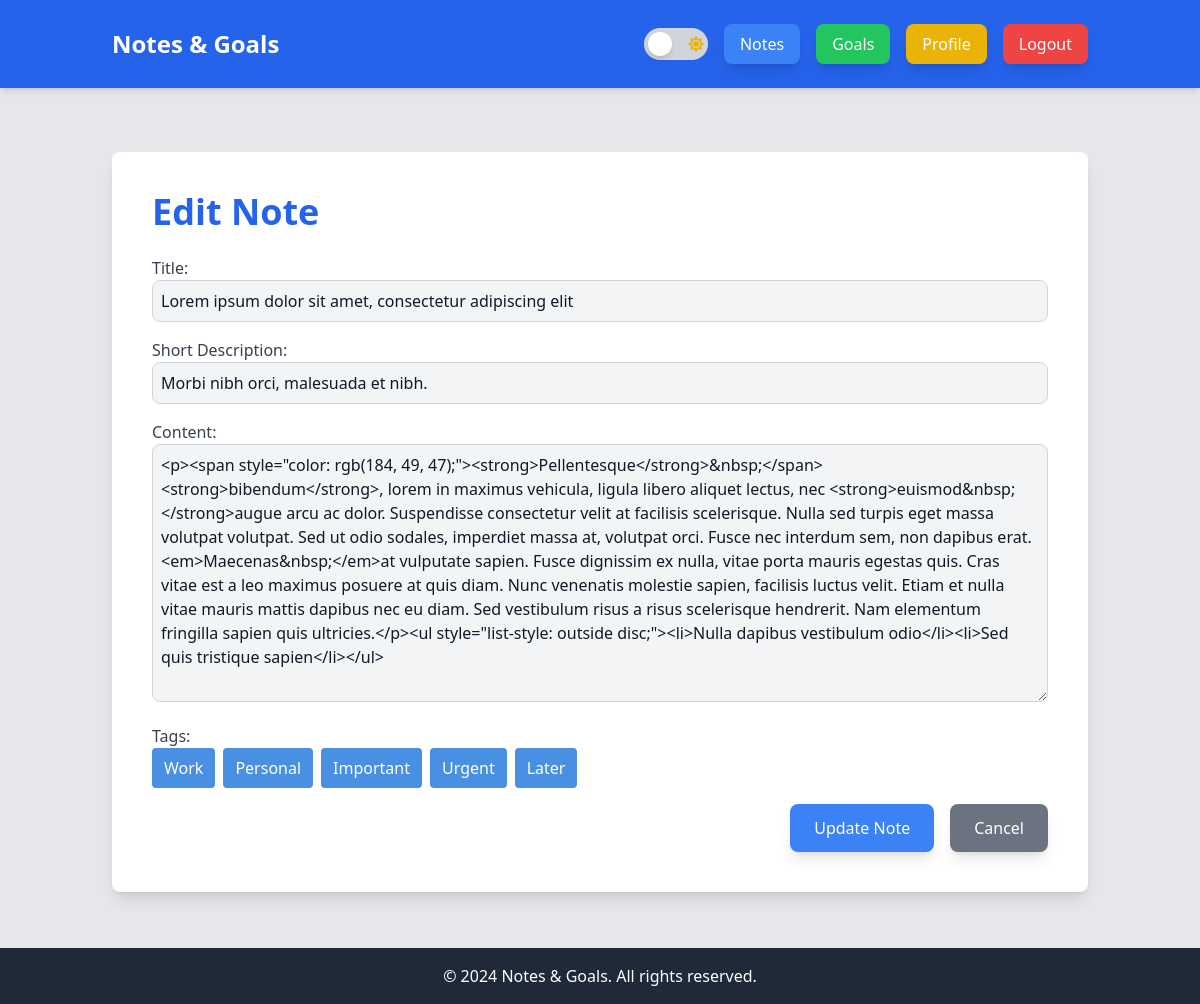
/notes/34/edit/ (signed in), run on the app's committed database.
### notes_app/models.py (models this page shows, shortened)
class Note(models.Model):
    user = models.ForeignKey(User, on_delete=models.CASCADE)
    title = models.CharField(max_length=100)
    description = models.CharField(max_length=100, blank=True, null=True)
    content = models.TextField()
    created_at = models.DateTimeField(auto_now_add=True)
    tags = models.ManyToManyField(Tag, blank=True)

class Tag(models.Model):
    name = models.CharField(max_length=30, unique=True)

### notes_app/views.py (the view)
# urls.py: path('notes/<int:pk>/edit/', views.note_edit, name='note_edit'),
@login_required
def note_edit(request, pk):
    note = get_object_or_404(Note, pk=pk, user=request.user)
    if request.method == "POST":
        form = NoteForm(request.POST, instance=note)
        if form.is_valid():
            note = form.save(commit=False)
            note.user = request.user
            note.save()
            form.save_m2m()  # To save tags
            return redirect("note_list")
        else:
            print(form.errors)  # Debugging form errors
    else:
        form = NoteForm(instance=note)
    return render(request, "notes_app/note_form.html", {"form": form})

### notes_app/forms.py
class NoteForm(forms.ModelForm):
    tags = forms.ModelMultipleChoiceField(
        queryset=Tag.objects.all(), required=False, widget=Select2TagWidget
    )
    class Meta:
        model = Note
        fields = ["title", "description", "content", "tags"]
        widgets = {
            "content": forms.Textarea(attrs={"class": "froala-editor"}),
            "title": forms.TextInput(
                attrs={
                    "maxlength": "100",
                    "class": "form-control",
                    "placeholder": "Title",
                }
            ),
            "description": forms.TextInput(
                attrs={
                    "maxlength": "100",
                    "class": "form-control",
                    "placeholder": "Short Description (optional)",
                }
            ),
        }

### notes_app/templatetags/form_tags.py (called while the page is built)
@register.filter(name='add_class')
def add_class(field, css_class):
    return field.as_widget(attrs={"class": css_class})

### notes_app/templates/notes_app/note_form.html (shortened to what this page needs)
{% extends "base.html" %}
{% load static %}
{% load form_tags %}
{% block head %}
<link href="{% static 'css/froala_custom.css' %}" rel="stylesheet">
{% endblock %}
{% block content %}
<div class="bg-white dark:bg-gray-800 p-10 shadow-lg rounded-lg mt-10">
    <h1 class="text-4xl font-bold text-blue-600 dark:text-blue-400 mb-6">{% if form.instance.pk %}Edit Note{% else %}Create Note{% endif %}</h1>
    <form method="post" enctype="multipart/form-data">
        <div class="space-y-4">
            <div>
                <label for="{{ form.title.id_for_label }}" class="block text-gray-700 dark:text-gray-300">Title:</label>
                {{ form.title|add_class:"w-full p-2 bg-gray-100 dark:bg-gray-700 border border-gray-300 dark:border-gray-600 rounded-lg text-gray-900 dark:text-gray-300" }}
            </div>
            <div>
                <label for="{{ form.description.id_for_label }}" class="block text-gray-700 dark:text-gray-300">Short Description:</label>
                {{ form.description|add_class:"w-full p-2 bg-gray-100 dark:bg-gray-700 border border-gray-300 dark:border-gray-600 rounded-lg text-gray-900 dark:text-gray-300" }}
            </div>
            <div>
                <label for="{{ form.content.id_for_label }}" class="block text-gray-700 dark:text-gray-300">Content:</label>
                {{ form.content|add_class:"w-full p-2 bg-gray-100 dark:bg-gray-700 border border-gray-300 dark:border-gray-600 rounded-lg text-gray-900 dark:text-gray-300 froala-editor" }}
            </div>
            <div>
                <label for="{{ form.tags.id_for_label }}" class="block text-gray-700 dark:text-gray-300">Tags:</label>
                <div class="tag-buttons">
                    {% for tag in form.tags.field.queryset %}
                        <button type="button" class="tag-button" data-tag-id="{{ tag.id }}">
                            {{ tag.name }}
                        </button>
                    {% endfor %}
                </div>
            </div>
        </div>
        <div class="flex justify-end space-x-4 mt-4">
            <button type="submit" class="bg-blue-500 text-white px-6 py-3 rounded-lg shadow-lg hover:bg-blue-700">{% if form.instance.pk %}Update Note{% else %}Create Note{% endif %}</button>
            <a href="{% url 'note_list' %}" class="bg-gray-500 text-white px-6 py-3 rounded-lg shadow-lg hover:bg-gray-700">Cancel</a>
        </div>
    </form>
</div>
{% endblock %}

### notes_app/templates/notes_app/note_form.html (style rules this page uses)
.tag-buttons { display: flex; flex-wrap: wrap; gap: 8px; }
.tag-button { background-color: #4A90E2; border: none; color: white; padding: 8px 12px; border-radius: 4px; cursor: pointer; }

### data on the page
Note: title "Lorem ipsum dolor sit amet, consectetur adipiscing elit", description "Morbi nibh orci, malesuada et nibh.", content "<p><span style=\"color: rgb(184, 49, 47);\"><strong>Pellentesque</strong>&nbsp;</span><strong>bibendum</strong>, lorem in maximus vehicula, ligula libero aliquet lectus, nec <strong>euismod&nbsp;</strong>augue arcu ac dolor. Suspendisse consectetur velit at facilisis scelerisque. Nulla sed turpis eget massa volutpat volutpat. Sed ut odio sodales, imperdiet massa at, volutpat orci. Fusce nec interdum sem, non dapibus erat. <em>Maecenas&nbsp;</em>at vulputate sapien. Fusce dignissim ex nulla, vitae porta mauris egestas quis. Cras vitae est a leo maximus posuere at quis diam. Nunc venenatis molestie sapien, facilisis luctus velit. Etiam et nulla vitae mauris mattis dapibus nec eu diam. Sed…"
Tag: name "Work"
Tag: name "Personal"
Tag: name "Important"
Tag: name "Urgent"
Tag: name "Later"
